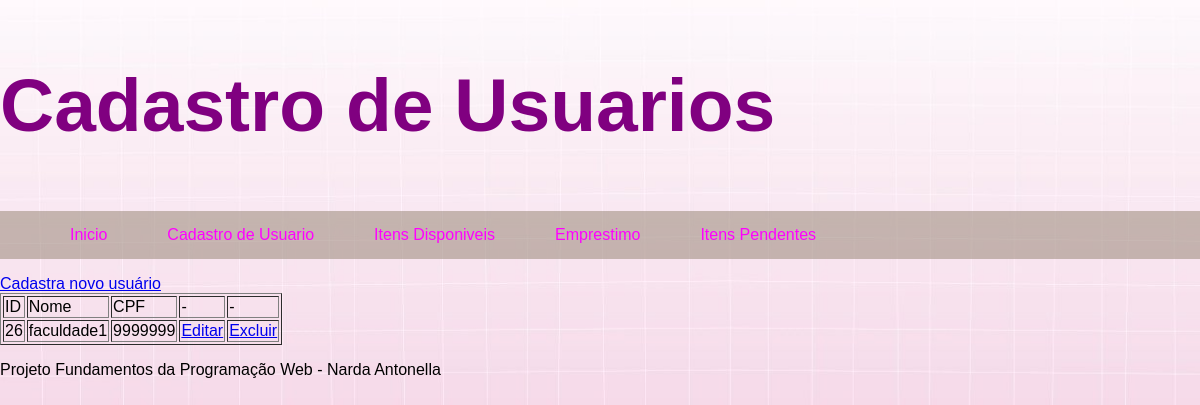
Page /listausuario.php on the committed database.
### tables this page shows
CREATE TABLE `cadastro_usuarios` (
  `id` int(11) NOT NULL,
  `nome` varchar(50) NOT NULL,
  `cpf` varchar(11) NOT NULL,
  `telefone` int(15) NOT NULL,
  `endereco` varchar(50) NOT NULL,
  `genero` varchar(3) NOT NULL,
  `usuario` varchar(10) NOT NULL,
  `senha` varchar(32) NOT NULL
);

### listausuario.php (the view)
<?php
		include "Cabecalho.php";
?>
			<header>
				<h2>Cadastro de Usuarios</h2>
			</header>
			<section>
			  <?php
					include "menu.php";
				?>
			<article>
					<div>
							<a href="cadastro_usuarios.php">Cadastra novo usuário</a>
					</div>
					<table border="1">
								<tr>
									<td>ID</td>
									<td>Nome</td>
									<td>CPF</td>
									<td> - </td>
									<td> - </td>
								</tr>
								<?php
											include "conecta.php";
											$sql = "select id, nome, cpf from cadastro_usuarios";
											$res = mysqli_query($conn,$sql);
											if($res){
												while($row = mysqli_fetch_assoc ($res)) {
													echo " <tr>
																<td>".  $row['id']  ."</td>
																<td>".  $row['nome']  ."</td>
																<td>".  $row['cpf']  ."</td>
																<td><a href='cadastro_usuarios.php?id=".  $row['id']  ." '>Editar</a</td>
																<td><a href='excluirusuario.php?id=". $row['id'] ." '>Excluir</a</td>
															</tr>	";
														}
											}
							?>
					</table>
			</article>
		</section>
<?php
		include "rodape.php";
?>

### tipo.css (style rules this page uses)
body { font-family: Arial, Helvetica, sans-serif; background-image: url(fondo2.png); background-size: 120%; margin: 0; min height: 100vh; width: 100%; }
header { padding: 0px; text-align: left; font-size: 50px; color: purple; }

### rows in the picture
cadastro_usuarios: id "26", nome "faculdade1", cpf "9999999"
